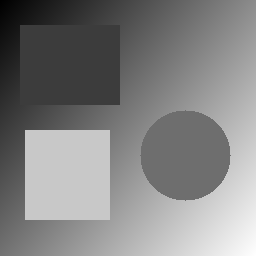
#> input picture M1_3/Imagem3.png, 256 x 256 px
$ python Lab_m1_3.py
#> lines starting #> are read from the running program, lines starting #| are printed output that depends on the picture; after the words box and inside, x2 and y2 are one past the last pixel; in counts of white or black regions, pixels touching at a corner belong together
import cv2 as cv
import numpy as np
import os
import csv
import math
import sys


def clipe_valor(valor):
    """Garante que o valor fique no intervalo [0, 255]."""
    if valor < 0:
        return 0
    elif valor > 255:
        return 255
    return int(round(valor))


def carregar_imagem_cinza(caminho):
    """Carrega a imagem e converte para cinza somente como preparação."""
    img = cv.imread(caminho)

    if img is None:
        print(f"Erro: Falha na leitura da imagem '{caminho}'.")
        return None

    if len(img.shape) == 3:
        print("Imagem colorida detectada. Convertendo para níveis de cinza...")
        img = cv.cvtColor(img, cv.COLOR_BGR2GRAY)

    return img


def validar_kernel(kernel, img):
    """Verifica se o kernel é quadrado, ímpar e compatível com a imagem."""
    if kernel is None or kernel.ndim != 2:
        raise ValueError("Kernel inválido.")

    linhas, colunas = kernel.shape

    if linhas == 0 or colunas == 0:
        raise ValueError("Kernel vazio.")

    if linhas != colunas:
        raise ValueError("O kernel deve ser quadrado.")

    if linhas % 2 == 0:
        raise ValueError("O kernel deve possuir dimensão ímpar.")

    if linhas > img.shape[0] or colunas > img.shape[1]:
        raise ValueError("O kernel não pode ser maior que a imagem.")


def convolucao(img, kernel, estrategia_borda="replicar", normalizar=False):
    """
    Convolução/correlação espacial manual.
    O kernel é aplicado na ordem em que foi informado, sem rotação.
    Estratégias de borda: 'copiar' e 'replicar'.
    """
    validar_kernel(kernel, img)

    if estrategia_borda not in ("copiar", "replicar"):
        raise ValueError("Estratégia de borda deve ser 'copiar' ou 'replicar'.")

    altura, largura = img.shape
    tamanho = kernel.shape[0]
    raio = tamanho // 2

    divisor = 1.0
    if normalizar:
        divisor = 0.0
        for ki in range(tamanho):
            for kj in range(tamanho):
                divisor += float(kernel[ki, kj])

        if abs(divisor) < 1e-12:
            raise ValueError("Não é possível normalizar um kernel cuja soma é zero.")

    resultado = np.zeros((altura, largura), dtype=np.float64)

    for i in range(altura):
        for j in range(largura):

            if estrategia_borda == "copiar":
                if i - raio < 0 or i + raio >= altura or j - raio < 0 or j + raio >= largura:
                    resultado[i, j] = float(img[i, j])
                    continue

            acumulador = 0.0

            for ki in range(tamanho):
                for kj in range(tamanho):
                    linha_img = i + ki - raio
                    coluna_img = j + kj - raio

                    if estrategia_borda == "replicar":
                        if linha_img < 0:
                            linha_img = 0
                        elif linha_img >= altura:
                            linha_img = altura - 1

                        if coluna_img < 0:
                            coluna_img = 0
                        elif coluna_img >= largura:
                            coluna_img = largura - 1

                    acumulador += float(img[linha_img, coluna_img]) * float(kernel[ki, kj])

            resultado[i, j] = acumulador / divisor

    return resultado


def converter_para_uint8(matriz, usar_modulo=False):
    """Converte uma matriz numérica para imagem uint8 somente no final."""
    altura, largura = matriz.shape
    resultado = np.zeros((altura, largura), dtype=np.uint8)

    for i in range(altura):
        for j in range(largura):
            valor = float(matriz[i, j])

            if usar_modulo:
                valor = abs(valor)

            resultado[i, j] = clipe_valor(valor)

    return resultado


def normalizar_visualizacao(matriz):
    """Mapeia uma resposta assinada para [0,255] apenas para visualização."""
    minimo = float(np.min(matriz))
    maximo = float(np.max(matriz))

    altura, largura = matriz.shape
    resultado = np.zeros((altura, largura), dtype=np.uint8)

    if maximo == minimo:
        return resultado

    for i in range(altura):
        for j in range(largura):
            valor = (float(matriz[i, j]) - minimo) * 255.0 / (maximo - minimo)
            resultado[i, j] = clipe_valor(valor)

    return resultado


def filtro_media_3x3(img, estrategia_borda="replicar"):
    kernel = np.array([
        [1, 1, 1],
        [1, 1, 1],
        [1, 1, 1]
    ], dtype=np.float64)

    bruto = convolucao(img, kernel, estrategia_borda, normalizar=True)
    return converter_para_uint8(bruto)


def filtro_media_ponderada_3x3(img, estrategia_borda="replicar"):
    kernel = np.array([
        [1, 2, 1],
        [2, 4, 2],
        [1, 2, 1]
    ], dtype=np.float64)

    bruto = convolucao(img, kernel, estrategia_borda, normalizar=True)
    return converter_para_uint8(bruto)


def filtro_media_5x5(img, estrategia_borda="replicar"):
    kernel = np.ones((5, 5), dtype=np.float64)

    bruto = convolucao(img, kernel, estrategia_borda, normalizar=True)
    return converter_para_uint8(bruto)


def aplicar_laplaciano(img, estrategia_borda="replicar"):
    kernel = np.array([
        [0, -1, 0],
        [-1, 4, -1],
        [0, -1, 0]
    ], dtype=np.float64)

    resposta_bruta = convolucao(img, kernel, estrategia_borda, normalizar=False)

    # Imagem apenas para visualizar a resposta assinada.
    visualizacao = normalizar_visualizacao(resposta_bruta)

    # Realce: imagem original + resposta Laplaciana.
    altura, largura = img.shape
    realce = np.zeros((altura, largura), dtype=np.uint8)

    for i in range(altura):
        for j in range(largura):
            valor = float(img[i, j]) + float(resposta_bruta[i, j])
            realce[i, j] = clipe_valor(valor)

    return resposta_bruta, visualizacao, realce


def aplicar_sobel(img, estrategia_borda="replicar"):
    kernel_gx = np.array([
        [-1, 0, 1],
        [-2, 0, 2],
        [-1, 0, 1]
    ], dtype=np.float64)

    kernel_gy = np.array([
        [-1, -2, -1],
        [0, 0, 0],
        [1, 2, 1]
    ], dtype=np.float64)

    gx = convolucao(img, kernel_gx, estrategia_borda, normalizar=False)
    gy = convolucao(img, kernel_gy, estrategia_borda, normalizar=False)

    altura, largura = img.shape
    magnitude_aproximada = np.zeros((altura, largura), dtype=np.float64)
    magnitude_euclidiana = np.zeros((altura, largura), dtype=np.float64)

    for i in range(altura):
        for j in range(largura):
            valor_gx = float(gx[i, j])
            valor_gy = float(gy[i, j])

            magnitude_aproximada[i, j] = abs(valor_gx) + abs(valor_gy)
            magnitude_euclidiana[i, j] = math.sqrt(valor_gx ** 2 + valor_gy ** 2)

    gx_visual = normalizar_visualizacao(gx)
    gy_visual = normalizar_visualizacao(gy)
    aproximada_visual = converter_para_uint8(magnitude_aproximada)
    euclidiana_visual = converter_para_uint8(magnitude_euclidiana)

    return gx_visual, gy_visual, aproximada_visual, euclidiana_visual


def salvar_csv(matriz, caminho):
    """Salva a resposta numérica bruta, incluindo valores negativos."""
    with open(caminho, mode="w", newline="") as arquivo:
        escritor = csv.writer(arquivo)

        for linha in matriz:
            escritor.writerow([f"{float(valor):.6f}" for valor in linha])


def executar_testes_minimos():
    """
    Testes mínimos pedidos no M1.3:
    identidade, constante, impulso, degrau vertical, degrau horizontal,
    formas tocando bordas, kernel 3x3 e kernel 5x5.
    """
    pasta = os.path.join("saidas", "testes")
    os.makedirs(pasta, exist_ok=True)

    kernel_identidade = np.array([
        [0, 0, 0],
        [0, 1, 0],
        [0, 0, 0]
    ], dtype=np.float64)

    # Kernel identidade.
    imagem_identidade = np.array([
        [10, 20, 30, 40, 50],
        [60, 70, 80, 90, 100],
        [110, 120, 130, 140, 150],
        [160, 170, 180, 190, 200],
        [210, 220, 230, 240, 250]
    ], dtype=np.uint8)

    resultado_identidade = convolucao(
        imagem_identidade, kernel_identidade, "replicar", normalizar=False
    )
    cv.imwrite(
        os.path.join(pasta, "teste_identidade.png"),
        converter_para_uint8(resultado_identidade)
    )

    # Imagem constante.
    imagem_constante = np.full((33, 33), 128, dtype=np.uint8)
    cv.imwrite(
        os.path.join(pasta, "teste_constante_media3.png"),
        filtro_media_3x3(imagem_constante, "replicar")
    )

    # Imagem impulso.
    imagem_impulso = np.zeros((33, 33), dtype=np.uint8)
    imagem_impulso[16, 16] = 255
    cv.imwrite(
        os.path.join(pasta, "teste_impulso_media3.png"),
        filtro_media_3x3(imagem_impulso, "replicar")
    )

    # Degrau vertical.
    degrau_vertical = np.zeros((64, 64), dtype=np.uint8)
    degrau_vertical[:, 32:] = 255
    gx, _, _, _ = aplicar_sobel(degrau_vertical, "replicar")
    cv.imwrite(os.path.join(pasta, "teste_degrau_vertical_gx.png"), gx)

    # Degrau horizontal.
    degrau_horizontal = np.zeros((64, 64), dtype=np.uint8)
    degrau_horizontal[32:, :] = 255
    _, gy, _, _ = aplicar_sobel(degrau_horizontal, "replicar")
    cv.imwrite(os.path.join(pasta, "teste_degrau_horizontal_gy.png"), gy)

    # Formas simples tocando as bordas.
    formas_borda = np.zeros((64, 64), dtype=np.uint8)
    formas_borda[0:20, 0:20] = 255
    formas_borda[20:50, 50:64] = 180

    cv.imwrite(
        os.path.join(pasta, "teste_borda_copiar.png"),
        filtro_media_3x3(formas_borda, "copiar")
    )
    cv.imwrite(
        os.path.join(pasta, "teste_borda_replicar.png"),
        filtro_media_3x3(formas_borda, "replicar")
    )

    # Teste explícito com kernel 5x5.
    cv.imwrite(
        os.path.join(pasta, "teste_media5.png"),
        filtro_media_5x5(formas_borda, "replicar")
    )


def main():
    pasta_saida = "saidas"

    if not os.path.exists(pasta_saida):
        os.makedirs(pasta_saida)

    # Permite passar outra imagem sem alterar o código.
    # Ex.: python Lab_m1_3.py Imagem1.png
    nome_imagem = sys.argv[1] if len(sys.argv) > 1 else "Imagem3.png"

    img = carregar_imagem_cinza(nome_imagem)
#> in carregar_imagem_cinza, img is the input picture: shape (256, 256, 3); min 0, max 255, mean 130.2

    if img is None:
        return

    print("1. Aplicando filtros de suavização...")

    media3_copiar = filtro_media_3x3(img, "copiar")
    media3_replicar = filtro_media_3x3(img, "replicar")
    media_ponderada = filtro_media_ponderada_3x3(img, "replicar")
    media5 = filtro_media_5x5(img, "replicar")

    cv.imwrite(f"{pasta_saida}/media_3x3_copiar.png", media3_copiar)
    cv.imwrite(f"{pasta_saida}/media_3x3_replicar.png", media3_replicar)
    cv.imwrite(f"{pasta_saida}/media_ponderada_3x3.png", media_ponderada)
    cv.imwrite(f"{pasta_saida}/media_5x5.png", media5)

    print("2. Aplicando Laplaciano e realce...")

    laplaciano_bruto, laplaciano_visual, realce = aplicar_laplaciano(img, "replicar")
#> after the loop in convolucao (call 5), `for i in range(altura):`:
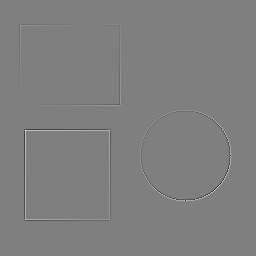
#> resultado: shape (256, 256) float64; min -257, max 258, mean 0; drawn with min black and max white
#> in normalizar_visualizacao, `minimo = float(np.min(matriz))`: minimo = -257
#> in normalizar_visualizacao, `maximo = float(np.max(matriz))`: maximo = 258

    cv.imwrite(f"{pasta_saida}/laplaciano.png", laplaciano_visual)
    cv.imwrite(f"{pasta_saida}/realce_laplaciano.png", realce)
    salvar_csv(laplaciano_bruto, f"{pasta_saida}/laplaciano_bruto.csv")

    print("3. Aplicando Sobel...")

    gx, gy, aproximada, euclidiana = aplicar_sobel(img, "replicar")
#> after the loop in aplicar_sobel, `for i in range(altura):`:
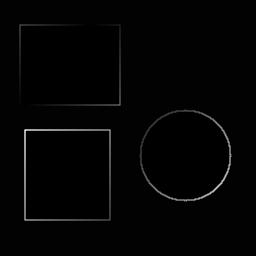
#> magnitude_aproximada: shape (256, 256) float64; min 0, max 774, mean 12.6; drawn with min black and max white

    cv.imwrite(f"{pasta_saida}/sobel_gx.png", gx)
    cv.imwrite(f"{pasta_saida}/sobel_gy.png", gy)
    cv.imwrite(f"{pasta_saida}/sobel_aproximado.png", aproximada)
    cv.imwrite(f"{pasta_saida}/sobel_euclidiano.png", euclidiana)

    print("4. Executando os testes mínimos...")
    executar_testes_minimos()
#> in executar_testes_minimos, `resultado_identidade = convolucao( imagem_identidade, kernel_identidad..`: resultado_identidade = [[10, 20, 30, 40, 50], [60, 70, 80, 90, 100], [110, 120, 130, 140, 150], [160, 170, 180, 190, 200], [210, 220, 230, 240, 250]]
#> after the loop in convolucao (call 9), `for i in range(altura):`: resultado: shape (33, 33) float64; every value is 128
#> in filtro_media_3x3 (call 3), `bruto = convolucao(img, kernel, estrategia_borda, normalizar=True)`: img: shape (33, 33); every value is 128
#> after the loop in convolucao (call 10), `for i in range(altura):`: resultado: shape (33, 33) float64; values 0 (black) and 28.33 (white), 0.83% white in thin lines or dots, all inside (x1, y1, x2, y2) = (15, 15, 18, 18)
#> in filtro_media_3x3 (call 4), `bruto = convolucao(img, kernel, estrategia_borda, normalizar=True)`: img: shape (33, 33); 0.09% white in thin lines or dots, all inside (x1, y1, x2, y2) = (16, 16, 17, 17)
#> call 2 of aplicar_sobel, with estrategia_borda = 'replicar'
#> after the loop in convolucao (call 11), `for i in range(altura):`:
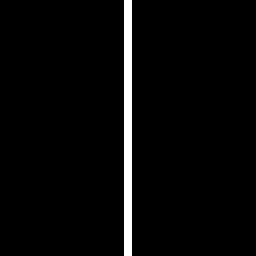
#> resultado: shape (64, 64) float64 (shown 4 times larger); values 0 (black) and 1020 (white), 3.1% white in thin lines or dots, all inside (x1, y1, x2, y2) = (31, 0, 33, 64)
#> in aplicar_sobel (call 2), `gx = convolucao(img, kernel_gx, estrategia_borda, normalizar=False)`:
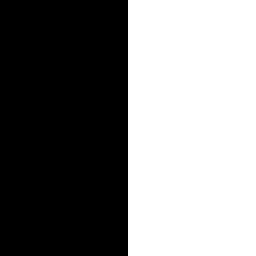
#> img: shape (64, 64) (shown 4 times larger); 50% white; 1 white region, box (x1, y1, x2, y2) and area: (32, 0, 64, 64) 2048
#> after the loop in convolucao (call 12), `for i in range(altura):`: resultado: shape (64, 64) float64; every value is 0
#> in aplicar_sobel (call 2), `gy_visual = normalizar_visualizacao(gy)`: gy_visual: shape (64, 64); every value is 0
#> call 3 of aplicar_sobel, with estrategia_borda = 'replicar'
#> in aplicar_sobel (call 3), `gx = convolucao(img, kernel_gx, estrategia_borda, normalizar=False)`:
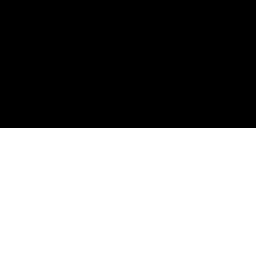
#> img: shape (64, 64) (shown 4 times larger); 50% white; 1 white region, box (x1, y1, x2, y2) and area: (0, 32, 64, 64) 2048
#> after the loop in convolucao (call 14), `for i in range(altura):`:
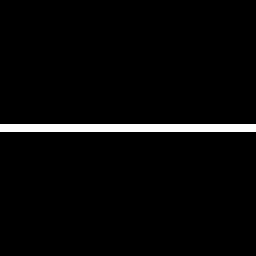
#> resultado: shape (64, 64) float64 (shown 4 times larger); values 0 (black) and 1020 (white), 3.1% white in thin lines or dots, all inside (x1, y1, x2, y2) = (0, 31, 64, 33)
#> after the loop in convolucao (call 17), `for i in range(altura):`:
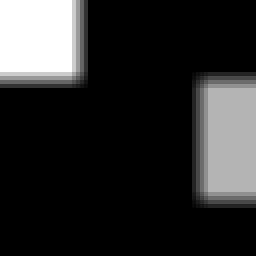
#> resultado: shape (64, 64) float64 (shown 4 times larger); min 0, max 255, mean 43.4

    print("Todas as operações obrigatórias do Laboratório M1.3 foram concluídas com sucesso!")


if __name__ == "__main__":
    main()
